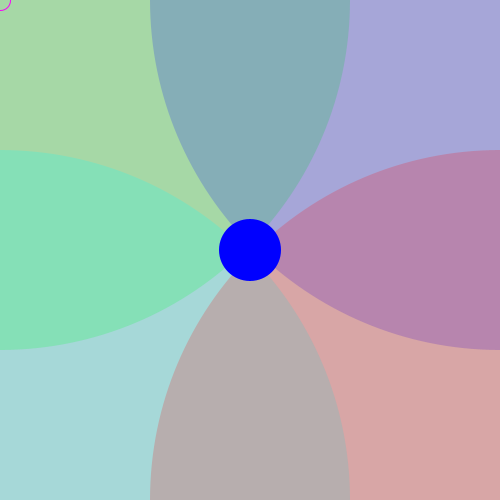
Frame 1 (no input)
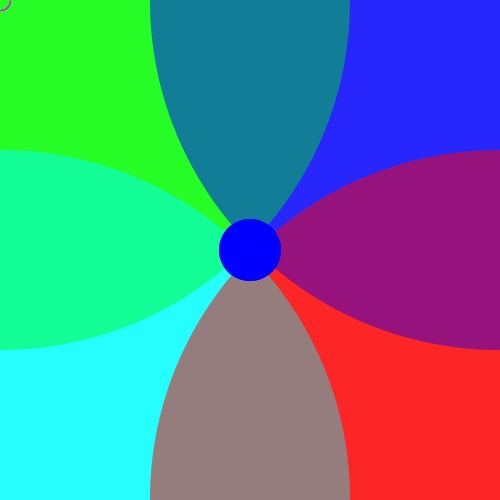
Frame 60 (the mouse pressed at the canvas centre just before this capture)
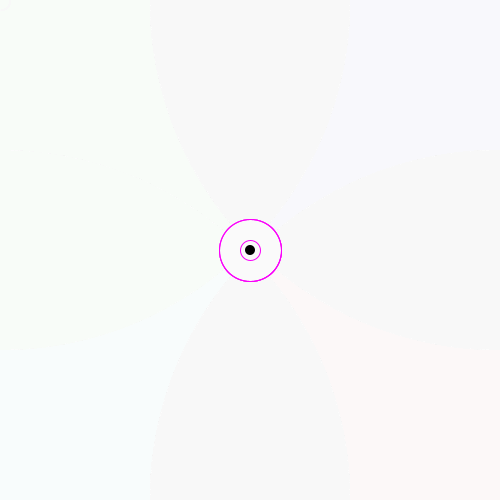
Frame 120 (the mouse held since frame 60 and released just before this capture)

The Processing sketch that drew these frames (run headless with seeded random() and noise(); from frame 60 on, the mouse is pressed at the canvas centre):

// Processing sketch: processing_43714
// ── processing_43714.pde

int A = 62;
int x = 250;

void setup() {
  size(500, 500);
  smooth();
}

void draw() {
  noStroke();
  fill(255,10);
  rect(0,0,500,500);
  
//create 4 ellipse + mouse position change them colors   
  fill(mouseX, height-mouseX,mouseY,50);
  ellipse(0,0,700,700);
  fill(mouseY, mouseX,height-mouseY,50);
  ellipse(500,0,700,700);
  fill(mouseX, height-mouseY,height-mouseY,50);
  ellipse(0,500,700,700);
  fill(width-mouseY,mouseX,mouseY,50);
  ellipse(500,500,700,700);
  
//center ellipse +mpuse pos change color of it
  fill(mouseX, mouseY, width-mouseX);
  ellipse(width/2, height/2, 62, 62);
  
//mouse cursor, change dimension   
  stroke(250, 0, 250);
  noFill();
  ellipse(mouseX, mouseY, 20, 20);
  ellipse(mouseX, mouseY, mouseX/4, mouseY/4);
  ellipse(mouseX, mouseY, mouseY/4, mouseX/4);

//mouse on center of the screen create a circle that grow in dimension  
  if(dist(mouseX,mouseY, x, x) <=70) {
    noStroke();
    fill(0);
    ellipse(x, x, A,A);
    A +=1;
    if(A >=150) {
      A = 150;
    }
//mouse press for restart the grown circle in the center    
  if(mousePressed) {
    A = 10;}
  
  }
}
